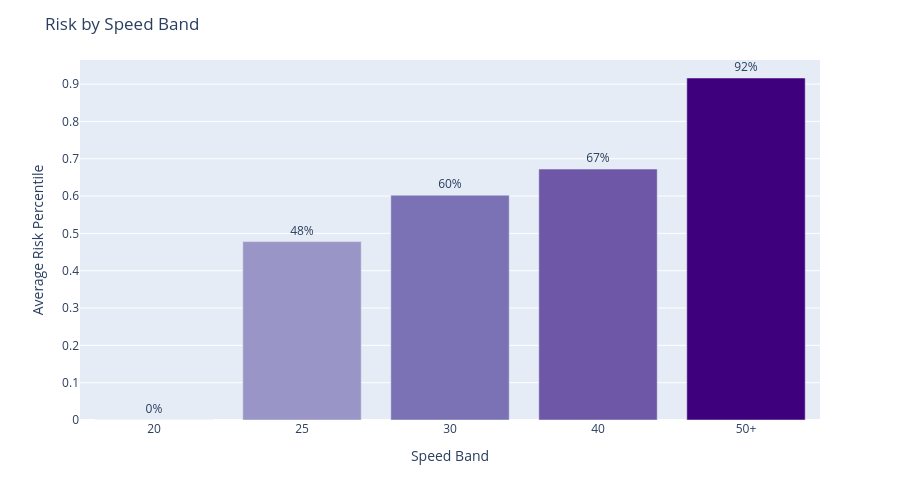

The code cell stored with this chart in its notebook:
### Code cell
import json
import pandas as pd
import numpy as np
import plotly.express as px

# Load GeoJSON
with open("../data/processed/segment_combined_map.geojson", "r") as f:
    geojson = json.load(f)

# Flatten properties
rows = [feature["properties"] for feature in geojson["features"]]
df = pd.DataFrame(rows)

# Keep needed columns
df = df[["maxspeed", "risk_percentile"]].copy()
df = df.dropna()

# Make sure numeric
df["maxspeed"] = pd.to_numeric(df["maxspeed"], errors="coerce")
df["risk_percentile"] = pd.to_numeric(df["risk_percentile"], errors="coerce")
df = df.dropna()

# Speed bands
def speed_band(speed):
    if speed <= 20:
        return "20"
    elif speed <= 25:
        return "25"
    elif speed <= 30:
        return "30"
    elif speed <= 40:
        return "40"
    else:
        return "50+"

df["speed_band"] = df["maxspeed"].apply(speed_band)

# Summary stats
summary = (
    df.groupby("speed_band")["risk_percentile"]
    .agg(["mean", "median", "min", "max", "count"])
    .reset_index()
)

# Order bands
band_order = ["20", "25", "30", "40", "50+"]
summary["speed_band"] = pd.Categorical(summary["speed_band"], categories=band_order, ordered=True)
summary = summary.sort_values("speed_band")

# Bar chart using mean risk percentile
fig = px.bar(
    summary,
    x="speed_band",
    y="mean",
    text=summary["mean"].map(lambda x: f"{x:.0%}"),
    labels={
        "speed_band": "Speed Band",
        "mean": "Average Risk Percentile",
    },
    color="mean",
    color_continuous_scale="Purples",
)

fig.update_traces(
    textposition="outside",
    hovertemplate=(
        "<b>Speed band:</b> %{x}<br>"
        "<b>Avg risk percentile:</b> %{y:.1%}<br>"
        "<b>Median:</b> %{customdata[0]:.1%}<br>"
        "<b>Range:</b> %{customdata[1]:.1%}–%{customdata[2]:.1%}<br>"
        "<b>Count:</b> %{customdata[3]:,}<extra></extra>"
    ),
    customdata=summary[["median", "min", "max", "count"]].values,
)

fig.update_layout(
    title="Risk by Speed Band",
    height=500,
    coloraxis_showscale=False,
)

fig.show()

### Figure 1 — Plotly figure (JSON) as saved in the notebook; plotly's stock layout.template omitted (floating-point values rounded to 4 significant figures)
{"data": [{"customdata": [[0.0, 0.0, 0.9819, 128000.0], [0.477, 0.001804, 0.9996, 10080.0], [0.6476, 8.59e-05, 0.9851, 219.0], [0.7619, 0.0001718, 1.0, 211.0], [0.9589, 0.0004295, 0.9999, 642.0]], "hovertemplate": "<b>Speed band:</b> %{x}<br><b>Avg risk percentile:</b> %{y:.1%}<br><b>Median:</b> %{customdata[0]:.1%}<br><b>Range:</b> %{customdata[1]:.1%}–%{customdata[2]:.1%}<br><b>Count:</b> %{customdata[3]:,}<extra></extra>", "legendgroup": "", "marker": {"color": [0.001086, 0.478, 0.6023, 0.6723, 0.9163], "coloraxis": "coloraxis", "pattern": {"shape": ""}}, "name": "", "orientation": "v", "showlegend": false, "text": ["0%", "48%", "60%", "67%", "92%"], "textposition": "outside", "type": "bar", "x": ["20", "25", "30", "40", "50+"], "xaxis": "x", "y": [0.001086, 0.478, 0.6023, 0.6723, 0.9163], "yaxis": "y"}], "layout": {"barmode": "relative", "coloraxis": {"colorbar": {"title": {"text": "Average Risk Percentile"}}, "colorscale": [[0, "rgb(252,251,253)"], [0.125, "rgb(239,237,245)"], [0.25, "rgb(218,218,235)"], [0.375, "rgb(188,189,220)"], [0.5, "rgb(158,154,200)"], [0.625, "rgb(128,125,186)"], [0.75, "rgb(106,81,163)"], [0.875, "rgb(84,39,143)"], [1, "rgb(63,0,125)"]], "showscale": false}, "height": 500, "legend": {"tracegroupgap": 0}, "margin": {"t": 60}, "title": {"text": "Risk by Speed Band"}, "xaxis": {"anchor": "y", "domain": [0, 1], "title": {"text": "Speed Band"}}, "yaxis": {"anchor": "x", "domain": [0, 1], "title": {"text": "Average Risk Percentile"}}}}
